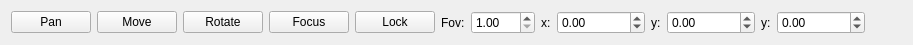
<?xml version="1.0" encoding="UTF-8"?>
<ui version="4.0">
 <class>Form</class>
 <widget class="QWidget" name="Form">
  <property name="geometry">
   <rect>
    <x>0</x>
    <y>0</y>
    <width>913</width>
    <height>41</height>
   </rect>
  </property>
  <property name="windowTitle">
   <string>Form</string>
  </property>
  <layout class="QHBoxLayout" name="horizontalLayout">
   <item>
    <widget class="QPushButton" name="btnRotate">
     <property name="sizePolicy">
      <sizepolicy hsizetype="Maximum" vsizetype="Fixed">
       <horstretch>0</horstretch>
       <verstretch>0</verstretch>
      </sizepolicy>
     </property>
     <property name="text">
      <string>Pan</string>
     </property>
    </widget>
   </item>
   <item>
    <widget class="QPushButton" name="btnScale_2">
     <property name="sizePolicy">
      <sizepolicy hsizetype="Maximum" vsizetype="Fixed">
       <horstretch>0</horstretch>
       <verstretch>0</verstretch>
      </sizepolicy>
     </property>
     <property name="text">
      <string>Move</string>
     </property>
    </widget>
   </item>
   <item>
    <widget class="QPushButton" name="btnScale">
     <property name="sizePolicy">
      <sizepolicy hsizetype="Maximum" vsizetype="Fixed">
       <horstretch>0</horstretch>
       <verstretch>0</verstretch>
      </sizepolicy>
     </property>
     <property name="text">
      <string>Rotate</string>
     </property>
    </widget>
   </item>
   <item>
    <widget class="QPushButton" name="btnSelect">
     <property name="sizePolicy">
      <sizepolicy hsizetype="Maximum" vsizetype="Fixed">
       <horstretch>0</horstretch>
       <verstretch>0</verstretch>
      </sizepolicy>
     </property>
     <property name="text">
      <string>Focus</string>
     </property>
    </widget>
   </item>
   <item>
    <widget class="QPushButton" name="btnMove">
     <property name="sizePolicy">
      <sizepolicy hsizetype="Maximum" vsizetype="Fixed">
       <horstretch>0</horstretch>
       <verstretch>0</verstretch>
      </sizepolicy>
     </property>
     <property name="text">
      <string>Lock</string>
     </property>
    </widget>
   </item>
   <item>
    <widget class="QLabel" name="label_5">
     <property name="sizePolicy">
      <sizepolicy hsizetype="Maximum" vsizetype="Preferred">
       <horstretch>0</horstretch>
       <verstretch>0</verstretch>
      </sizepolicy>
     </property>
     <property name="text">
      <string>Fov:</string>
     </property>
    </widget>
   </item>
   <item>
    <widget class="QDoubleSpinBox" name="txtZ_2">
     <property name="decimals">
      <number>2</number>
     </property>
     <property name="minimum">
      <double>1.000000000000000</double>
     </property>
     <property name="maximum">
      <double>140.000000000000000</double>
     </property>
    </widget>
   </item>
   <item>
    <widget class="QLabel" name="label_3">
     <property name="sizePolicy">
      <sizepolicy hsizetype="Maximum" vsizetype="Preferred">
       <horstretch>0</horstretch>
       <verstretch>0</verstretch>
      </sizepolicy>
     </property>
     <property name="text">
      <string>x:</string>
     </property>
    </widget>
   </item>
   <item>
    <widget class="QDoubleSpinBox" name="txtZ">
     <property name="minimum">
      <double>-10000000.000000000000000</double>
     </property>
     <property name="maximum">
      <double>10000000.000000000000000</double>
     </property>
    </widget>
   </item>
   <item>
    <widget class="QLabel" name="label_2">
     <property name="sizePolicy">
      <sizepolicy hsizetype="Maximum" vsizetype="Preferred">
       <horstretch>0</horstretch>
       <verstretch>0</verstretch>
      </sizepolicy>
     </property>
     <property name="text">
      <string>y:</string>
     </property>
    </widget>
   </item>
   <item>
    <widget class="QDoubleSpinBox" name="txtX">
     <property name="minimum">
      <double>-10000000.000000000000000</double>
     </property>
     <property name="maximum">
      <double>10000000.990000000223517</double>
     </property>
    </widget>
   </item>
   <item>
    <widget class="QLabel" name="label_4">
     <property name="sizePolicy">
      <sizepolicy hsizetype="Maximum" vsizetype="Preferred">
       <horstretch>0</horstretch>
       <verstretch>0</verstretch>
      </sizepolicy>
     </property>
     <property name="text">
      <string>y:</string>
     </property>
    </widget>
   </item>
   <item>
    <widget class="QDoubleSpinBox" name="txtY">
     <property name="minimum">
      <double>-10000000.000000000000000</double>
     </property>
     <property name="maximum">
      <double>10000000.000000000000000</double>
     </property>
    </widget>
   </item>
   <item>
    <spacer name="horizontalSpacer">
     <property name="orientation">
      <enum>Qt::Horizontal</enum>
     </property>
     <property name="sizeHint" stdset="0">
      <size>
       <width>158</width>
       <height>20</height>
      </size>
     </property>
    </spacer>
   </item>
  </layout>
 </widget>
 <resources/>
 <connections/>
</ui>
